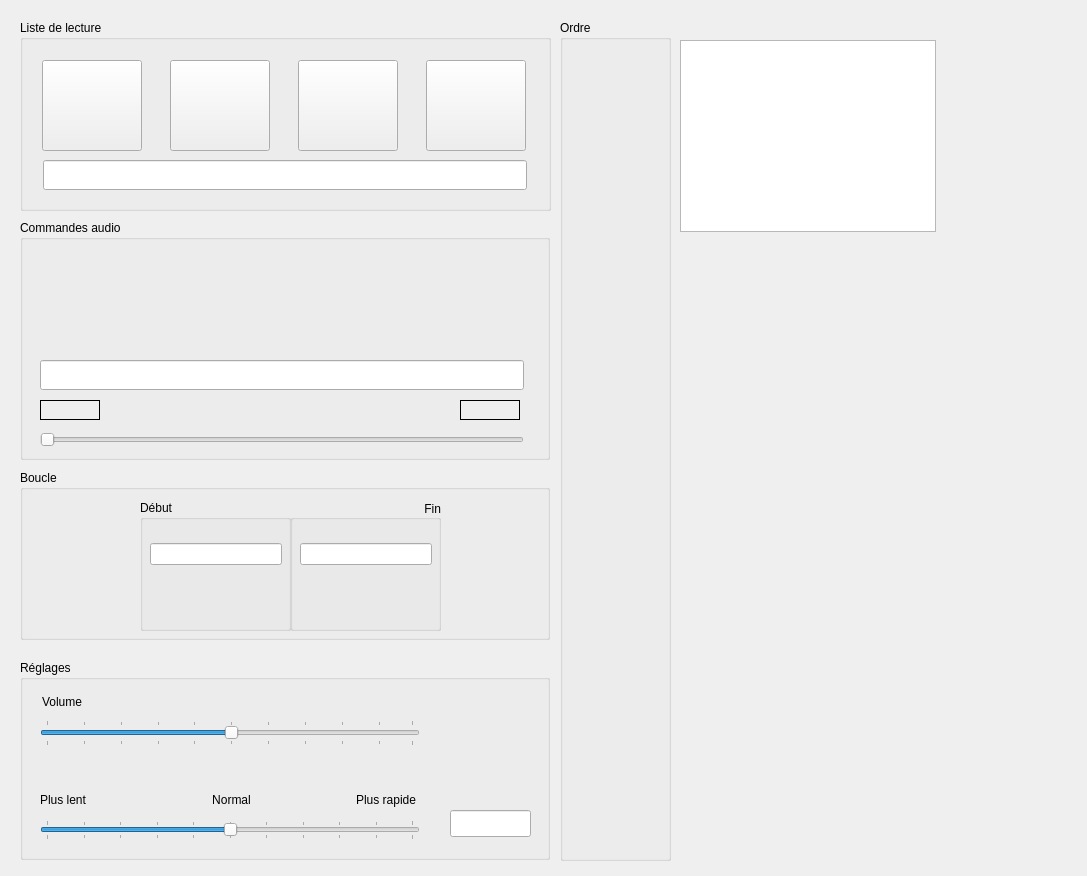
<?xml version="1.0" encoding="UTF-8"?>
<ui version="4.0">
 <class>LecteurAudio</class>
 <widget class="QWidget" name="LecteurAudio">
  <property name="geometry">
   <rect>
    <x>0</x>
    <y>0</y>
    <width>1087</width>
    <height>876</height>
   </rect>
  </property>
  <property name="windowTitle">
   <string>Form</string>
  </property>
  <widget class="QGroupBox" name="groupBoxBoucle">
   <property name="geometry">
    <rect>
     <x>20</x>
     <y>470</y>
     <width>530</width>
     <height>170</height>
    </rect>
   </property>
   <property name="minimumSize">
    <size>
     <width>530</width>
     <height>170</height>
    </size>
   </property>
   <property name="maximumSize">
    <size>
     <width>530</width>
     <height>170</height>
    </size>
   </property>
   <property name="title">
    <string>Boucle</string>
   </property>
   <widget class="QGroupBox" name="groupBoxDebut">
    <property name="geometry">
     <rect>
      <x>120</x>
      <y>30</y>
      <width>151</width>
      <height>131</height>
     </rect>
    </property>
    <property name="title">
     <string>Début</string>
    </property>
    <widget class="QWidget" name="layoutWidget">
     <property name="geometry">
      <rect>
       <x>10</x>
       <y>30</y>
       <width>132</width>
       <height>91</height>
      </rect>
     </property>
     <layout class="QGridLayout" name="gridLayoutA">
      <item row="0" column="0" colspan="2">
       <widget class="QLineEdit" name="lineEditTempsA">
        <property name="alignment">
         <set>Qt::AlignCenter</set>
        </property>
        <property name="readOnly">
         <bool>true</bool>
        </property>
       </widget>
      </item>
      <item row="1" column="0">
       <widget class="QPushButton" name="pushButtonMoinsA">
        <property name="text">
         <string/>
        </property>
        <property name="icon">
         <iconset resource="images.qrc">
          <normaloff>:/images/Apps-Dialog-Remove-icon.png</normaloff>:/images/Apps-Dialog-Remove-icon.png</iconset>
        </property>
        <property name="iconSize">
         <size>
          <width>50</width>
          <height>50</height>
         </size>
        </property>
        <property name="flat">
         <bool>true</bool>
        </property>
       </widget>
      </item>
      <item row="1" column="1">
       <widget class="QPushButton" name="pushButtonPlusA">
        <property name="text">
         <string/>
        </property>
        <property name="icon">
         <iconset resource="images.qrc">
          <normaloff>:/images/Apps-Dialog-Add-icon.png</normaloff>:/images/Apps-Dialog-Add-icon.png</iconset>
        </property>
        <property name="iconSize">
         <size>
          <width>50</width>
          <height>50</height>
         </size>
        </property>
        <property name="flat">
         <bool>true</bool>
        </property>
       </widget>
      </item>
     </layout>
    </widget>
   </widget>
   <widget class="QGroupBox" name="groupBoxFin">
    <property name="geometry">
     <rect>
      <x>270</x>
      <y>30</y>
      <width>151</width>
      <height>131</height>
     </rect>
    </property>
    <property name="title">
     <string>Fin</string>
    </property>
    <property name="alignment">
     <set>Qt::AlignRight|Qt::AlignTrailing|Qt::AlignVCenter</set>
    </property>
    <widget class="QWidget" name="layoutWidget">
     <property name="geometry">
      <rect>
       <x>10</x>
       <y>30</y>
       <width>132</width>
       <height>91</height>
      </rect>
     </property>
     <layout class="QGridLayout" name="gridLayoutB">
      <item row="1" column="0">
       <widget class="QPushButton" name="pushButtonMoinsB">
        <property name="text">
         <string/>
        </property>
        <property name="icon">
         <iconset resource="images.qrc">
          <normaloff>:/images/Apps-Dialog-Remove-icon.png</normaloff>:/images/Apps-Dialog-Remove-icon.png</iconset>
        </property>
        <property name="iconSize">
         <size>
          <width>50</width>
          <height>50</height>
         </size>
        </property>
        <property name="flat">
         <bool>true</bool>
        </property>
       </widget>
      </item>
      <item row="1" column="1">
       <widget class="QPushButton" name="pushButtonPlusB">
        <property name="text">
         <string/>
        </property>
        <property name="icon">
         <iconset resource="images.qrc">
          <normaloff>:/images/Apps-Dialog-Add-icon.png</normaloff>:/images/Apps-Dialog-Add-icon.png</iconset>
        </property>
        <property name="iconSize">
         <size>
          <width>50</width>
          <height>50</height>
         </size>
        </property>
        <property name="flat">
         <bool>true</bool>
        </property>
       </widget>
      </item>
      <item row="0" column="0" colspan="2">
       <widget class="QLineEdit" name="lineEditTempsB">
        <property name="alignment">
         <set>Qt::AlignCenter</set>
        </property>
        <property name="readOnly">
         <bool>true</bool>
        </property>
       </widget>
      </item>
     </layout>
    </widget>
   </widget>
   <widget class="QPushButton" name="pushButtonJalonB">
    <property name="geometry">
     <rect>
      <x>420</x>
      <y>50</y>
      <width>112</width>
      <height>106</height>
     </rect>
    </property>
    <property name="text">
     <string/>
    </property>
    <property name="icon">
     <iconset resource="images.qrc">
      <normaloff>:/images/jalonB.png</normaloff>:/images/jalonB.png</iconset>
    </property>
    <property name="iconSize">
     <size>
      <width>100</width>
      <height>100</height>
     </size>
    </property>
    <property name="flat">
     <bool>true</bool>
    </property>
   </widget>
   <widget class="QPushButton" name="pushButtonJalonA">
    <property name="geometry">
     <rect>
      <x>0</x>
      <y>50</y>
      <width>112</width>
      <height>106</height>
     </rect>
    </property>
    <property name="text">
     <string/>
    </property>
    <property name="icon">
     <iconset resource="images.qrc">
      <normaloff>:/images/jalonA.png</normaloff>:/images/jalonA.png</iconset>
    </property>
    <property name="iconSize">
     <size>
      <width>100</width>
      <height>100</height>
     </size>
    </property>
    <property name="flat">
     <bool>true</bool>
    </property>
   </widget>
  </widget>
  <widget class="QGroupBox" name="groupBoxReglage">
   <property name="geometry">
    <rect>
     <x>20</x>
     <y>660</y>
     <width>530</width>
     <height>200</height>
    </rect>
   </property>
   <property name="minimumSize">
    <size>
     <width>530</width>
     <height>200</height>
    </size>
   </property>
   <property name="maximumSize">
    <size>
     <width>530</width>
     <height>200</height>
    </size>
   </property>
   <property name="title">
    <string>Réglages</string>
   </property>
   <widget class="QPushButton" name="pushButtonSon">
    <property name="geometry">
     <rect>
      <x>420</x>
      <y>20</y>
      <width>92</width>
      <height>86</height>
     </rect>
    </property>
    <property name="minimumSize">
     <size>
      <width>80</width>
      <height>80</height>
     </size>
    </property>
    <property name="text">
     <string/>
    </property>
    <property name="icon">
     <iconset resource="images.qrc">
      <normaloff>:/images/sound-Off.png</normaloff>:/images/sound-Off.png</iconset>
    </property>
    <property name="iconSize">
     <size>
      <width>80</width>
      <height>80</height>
     </size>
    </property>
    <property name="flat">
     <bool>true</bool>
    </property>
   </widget>
   <widget class="QSlider" name="horizontalSliderVolume">
    <property name="geometry">
     <rect>
      <x>20</x>
      <y>60</y>
      <width>380</width>
      <height>26</height>
     </rect>
    </property>
    <property name="sliderPosition">
     <number>50</number>
    </property>
    <property name="orientation">
     <enum>Qt::Horizontal</enum>
    </property>
    <property name="tickPosition">
     <enum>QSlider::TicksBothSides</enum>
    </property>
    <property name="tickInterval">
     <number>10</number>
    </property>
   </widget>
   <widget class="QSlider" name="horizontalSliderVitesse">
    <property name="geometry">
     <rect>
      <x>20</x>
      <y>160</y>
      <width>380</width>
      <height>20</height>
     </rect>
    </property>
    <property name="layoutDirection">
     <enum>Qt::LeftToRight</enum>
    </property>
    <property name="maximum">
     <number>100</number>
    </property>
    <property name="singleStep">
     <number>0</number>
    </property>
    <property name="value">
     <number>50</number>
    </property>
    <property name="sliderPosition">
     <number>50</number>
    </property>
    <property name="tracking">
     <bool>false</bool>
    </property>
    <property name="orientation">
     <enum>Qt::Horizontal</enum>
    </property>
    <property name="tickPosition">
     <enum>QSlider::TicksBothSides</enum>
    </property>
    <property name="tickInterval">
     <number>10</number>
    </property>
   </widget>
   <widget class="QLabel" name="label">
    <property name="geometry">
     <rect>
      <x>22</x>
      <y>32</y>
      <width>50</width>
      <height>19</height>
     </rect>
    </property>
    <property name="text">
     <string>Volume</string>
    </property>
   </widget>
   <widget class="QLabel" name="label_2">
    <property name="geometry">
     <rect>
      <x>20</x>
      <y>130</y>
      <width>63</width>
      <height>19</height>
     </rect>
    </property>
    <property name="text">
     <string>Plus lent</string>
    </property>
   </widget>
   <widget class="QLineEdit" name="lineEditVitesse">
    <property name="geometry">
     <rect>
      <x>430</x>
      <y>150</y>
      <width>81</width>
      <height>27</height>
     </rect>
    </property>
    <property name="alignment">
     <set>Qt::AlignCenter</set>
    </property>
    <property name="readOnly">
     <bool>true</bool>
    </property>
   </widget>
   <widget class="QLabel" name="label_3">
    <property name="geometry">
     <rect>
      <x>315</x>
      <y>130</y>
      <width>81</width>
      <height>20</height>
     </rect>
    </property>
    <property name="text">
     <string>Plus rapide</string>
    </property>
    <property name="alignment">
     <set>Qt::AlignRight|Qt::AlignTrailing|Qt::AlignVCenter</set>
    </property>
   </widget>
   <widget class="QLabel" name="label_4">
    <property name="geometry">
     <rect>
      <x>180</x>
      <y>130</y>
      <width>63</width>
      <height>19</height>
     </rect>
    </property>
    <property name="text">
     <string>Normal</string>
    </property>
    <property name="alignment">
     <set>Qt::AlignCenter</set>
    </property>
   </widget>
  </widget>
  <widget class="QListWidget" name="listWidgetListeLecture">
   <property name="geometry">
    <rect>
     <x>680</x>
     <y>40</y>
     <width>256</width>
     <height>192</height>
    </rect>
   </property>
   <property name="font">
    <font>
     <pointsize>14</pointsize>
    </font>
   </property>
  </widget>
  <widget class="QGroupBox" name="groupBoxListeLecture">
   <property name="geometry">
    <rect>
     <x>20</x>
     <y>20</y>
     <width>531</width>
     <height>191</height>
    </rect>
   </property>
   <property name="title">
    <string>Liste de lecture</string>
   </property>
   <widget class="QLineEdit" name="lineEditListeLecture">
    <property name="geometry">
     <rect>
      <x>23</x>
      <y>140</y>
      <width>484</width>
      <height>30</height>
     </rect>
    </property>
    <property name="minimumSize">
     <size>
      <width>484</width>
      <height>30</height>
     </size>
    </property>
    <property name="maximumSize">
     <size>
      <width>484</width>
      <height>30</height>
     </size>
    </property>
    <property name="readOnly">
     <bool>true</bool>
    </property>
   </widget>
   <widget class="QWidget" name="layoutWidget_2">
    <property name="geometry">
     <rect>
      <x>0</x>
      <y>40</y>
      <width>531</width>
      <height>91</height>
     </rect>
    </property>
    <layout class="QHBoxLayout" name="horizontalLayout_3">
     <item>
      <widget class="QPushButton" name="pushButtonNouvelle">
       <property name="maximumSize">
        <size>
         <width>100</width>
         <height>100</height>
        </size>
       </property>
       <property name="toolTip">
        <string>&lt;html&gt;&lt;head/&gt;&lt;body&gt;&lt;p&gt;Nouvelle Liste de lecture&lt;/p&gt;&lt;/body&gt;&lt;/html&gt;</string>
       </property>
       <property name="toolTipDuration">
        <number>3</number>
       </property>
       <property name="text">
        <string/>
       </property>
       <property name="icon">
        <iconset resource="images.qrc">
         <normaloff>:/images/Nouvelle.png</normaloff>:/images/Nouvelle.png</iconset>
       </property>
       <property name="iconSize">
        <size>
         <width>80</width>
         <height>80</height>
        </size>
       </property>
      </widget>
     </item>
     <item>
      <widget class="QPushButton" name="pushButtonAjouter">
       <property name="maximumSize">
        <size>
         <width>100</width>
         <height>100</height>
        </size>
       </property>
       <property name="toolTip">
        <string>&lt;html&gt;&lt;head/&gt;&lt;body&gt;&lt;p&gt;Ajout de chansons&lt;/p&gt;&lt;/body&gt;&lt;/html&gt;</string>
       </property>
       <property name="toolTipDuration">
        <number>3</number>
       </property>
       <property name="text">
        <string/>
       </property>
       <property name="icon">
        <iconset resource="images.qrc">
         <normaloff>:/images/Ajouter.png</normaloff>:/images/Ajouter.png</iconset>
       </property>
       <property name="iconSize">
        <size>
         <width>80</width>
         <height>80</height>
        </size>
       </property>
      </widget>
     </item>
     <item>
      <widget class="QPushButton" name="pushButtonOuvrir">
       <property name="maximumSize">
        <size>
         <width>100</width>
         <height>100</height>
        </size>
       </property>
       <property name="toolTip">
        <string>&lt;html&gt;&lt;head/&gt;&lt;body&gt;&lt;p&gt;Ouverture d'une liste de lecture&lt;/p&gt;&lt;/body&gt;&lt;/html&gt;</string>
       </property>
       <property name="toolTipDuration">
        <number>3</number>
       </property>
       <property name="text">
        <string/>
       </property>
       <property name="icon">
        <iconset resource="images.qrc">
         <normaloff>:/images/Ouvrir.png</normaloff>:/images/Ouvrir.png</iconset>
       </property>
       <property name="iconSize">
        <size>
         <width>80</width>
         <height>80</height>
        </size>
       </property>
      </widget>
     </item>
     <item>
      <widget class="QPushButton" name="pushButtonEnregistrer">
       <property name="maximumSize">
        <size>
         <width>100</width>
         <height>100</height>
        </size>
       </property>
       <property name="toolTip">
        <string>&lt;html&gt;&lt;head/&gt;&lt;body&gt;&lt;p&gt;Enregistrement de la liste de lecture&lt;/p&gt;&lt;/body&gt;&lt;/html&gt;</string>
       </property>
       <property name="toolTipDuration">
        <number>3</number>
       </property>
       <property name="text">
        <string/>
       </property>
       <property name="icon">
        <iconset resource="images.qrc">
         <normaloff>:/images/Enregistrer.png</normaloff>:/images/Enregistrer.png</iconset>
       </property>
       <property name="iconSize">
        <size>
         <width>80</width>
         <height>80</height>
        </size>
       </property>
      </widget>
     </item>
    </layout>
   </widget>
  </widget>
  <widget class="QGroupBox" name="groupBoxCommandes">
   <property name="geometry">
    <rect>
     <x>20</x>
     <y>220</y>
     <width>530</width>
     <height>240</height>
    </rect>
   </property>
   <property name="minimumSize">
    <size>
     <width>530</width>
     <height>240</height>
    </size>
   </property>
   <property name="maximumSize">
    <size>
     <width>530</width>
     <height>240</height>
    </size>
   </property>
   <property name="title">
    <string>Commandes audio</string>
   </property>
   <widget class="QLineEdit" name="lineEditTitre">
    <property name="geometry">
     <rect>
      <x>20</x>
      <y>140</y>
      <width>484</width>
      <height>30</height>
     </rect>
    </property>
    <property name="minimumSize">
     <size>
      <width>484</width>
      <height>30</height>
     </size>
    </property>
    <property name="maximumSize">
     <size>
      <width>484</width>
      <height>30</height>
     </size>
    </property>
    <property name="readOnly">
     <bool>true</bool>
    </property>
   </widget>
   <widget class="QSlider" name="horizontalSliderProgression">
    <property name="geometry">
     <rect>
      <x>20</x>
      <y>210</y>
      <width>484</width>
      <height>20</height>
     </rect>
    </property>
    <property name="minimumSize">
     <size>
      <width>484</width>
      <height>20</height>
     </size>
    </property>
    <property name="maximumSize">
     <size>
      <width>484</width>
      <height>20</height>
     </size>
    </property>
    <property name="mouseTracking">
     <bool>true</bool>
    </property>
    <property name="orientation">
     <enum>Qt::Horizontal</enum>
    </property>
    <property name="invertedControls">
     <bool>false</bool>
    </property>
   </widget>
   <widget class="QLabel" name="labelDuree">
    <property name="geometry">
     <rect>
      <x>440</x>
      <y>180</y>
      <width>60</width>
      <height>20</height>
     </rect>
    </property>
    <property name="minimumSize">
     <size>
      <width>60</width>
      <height>20</height>
     </size>
    </property>
    <property name="maximumSize">
     <size>
      <width>60</width>
      <height>20</height>
     </size>
    </property>
    <property name="autoFillBackground">
     <bool>true</bool>
    </property>
    <property name="frameShape">
     <enum>QFrame::Box</enum>
    </property>
    <property name="text">
     <string/>
    </property>
    <property name="alignment">
     <set>Qt::AlignRight|Qt::AlignTrailing|Qt::AlignVCenter</set>
    </property>
   </widget>
   <widget class="QLabel" name="labelCourant">
    <property name="geometry">
     <rect>
      <x>20</x>
      <y>180</y>
      <width>60</width>
      <height>20</height>
     </rect>
    </property>
    <property name="minimumSize">
     <size>
      <width>60</width>
      <height>20</height>
     </size>
    </property>
    <property name="maximumSize">
     <size>
      <width>60</width>
      <height>20</height>
     </size>
    </property>
    <property name="font">
     <font>
      <pointsize>9</pointsize>
     </font>
    </property>
    <property name="autoFillBackground">
     <bool>true</bool>
    </property>
    <property name="frameShape">
     <enum>QFrame::Box</enum>
    </property>
    <property name="text">
     <string/>
    </property>
    <property name="alignment">
     <set>Qt::AlignLeading|Qt::AlignLeft|Qt::AlignVCenter</set>
    </property>
   </widget>
   <widget class="QWidget" name="layoutWidget">
    <property name="geometry">
     <rect>
      <x>0</x>
      <y>20</y>
      <width>531</width>
      <height>122</height>
     </rect>
    </property>
    <layout class="QHBoxLayout" name="horizontalLayout">
     <item>
      <widget class="QPushButton" name="pushButtonRetour">
       <property name="minimumSize">
        <size>
         <width>120</width>
         <height>120</height>
        </size>
       </property>
       <property name="maximumSize">
        <size>
         <width>120</width>
         <height>120</height>
        </size>
       </property>
       <property name="text">
        <string/>
       </property>
       <property name="icon">
        <iconset resource="images.qrc">
         <normaloff>:/images/Actions-media-seek-backward-icon.png</normaloff>:/images/Actions-media-seek-backward-icon.png</iconset>
       </property>
       <property name="iconSize">
        <size>
         <width>100</width>
         <height>100</height>
        </size>
       </property>
       <property name="flat">
        <bool>true</bool>
       </property>
      </widget>
     </item>
     <item>
      <widget class="QPushButton" name="pushButtonLecture">
       <property name="minimumSize">
        <size>
         <width>120</width>
         <height>120</height>
        </size>
       </property>
       <property name="maximumSize">
        <size>
         <width>120</width>
         <height>120</height>
        </size>
       </property>
       <property name="text">
        <string/>
       </property>
       <property name="icon">
        <iconset resource="images.qrc">
         <normaloff>:/images/Actions-media-playback-start-icon.png</normaloff>:/images/Actions-media-playback-start-icon.png</iconset>
       </property>
       <property name="iconSize">
        <size>
         <width>100</width>
         <height>100</height>
        </size>
       </property>
       <property name="flat">
        <bool>true</bool>
       </property>
      </widget>
     </item>
     <item>
      <widget class="QPushButton" name="pushButtonStop">
       <property name="maximumSize">
        <size>
         <width>120</width>
         <height>120</height>
        </size>
       </property>
       <property name="text">
        <string/>
       </property>
       <property name="icon">
        <iconset resource="images.qrc">
         <normaloff>:/images/Actions-media-playback-stop-icon.png</normaloff>:/images/Actions-media-playback-stop-icon.png</iconset>
       </property>
       <property name="iconSize">
        <size>
         <width>100</width>
         <height>100</height>
        </size>
       </property>
       <property name="flat">
        <bool>true</bool>
       </property>
      </widget>
     </item>
     <item>
      <widget class="QPushButton" name="pushButtonAvance">
       <property name="minimumSize">
        <size>
         <width>120</width>
         <height>120</height>
        </size>
       </property>
       <property name="maximumSize">
        <size>
         <width>120</width>
         <height>120</height>
        </size>
       </property>
       <property name="text">
        <string/>
       </property>
       <property name="icon">
        <iconset resource="images.qrc">
         <normaloff>:/images/Actions-media-seek-forward-icon.png</normaloff>:/images/Actions-media-seek-forward-icon.png</iconset>
       </property>
       <property name="iconSize">
        <size>
         <width>100</width>
         <height>100</height>
        </size>
       </property>
       <property name="flat">
        <bool>true</bool>
       </property>
      </widget>
     </item>
    </layout>
   </widget>
  </widget>
  <widget class="QGroupBox" name="groupBoxOrdre">
   <property name="geometry">
    <rect>
     <x>560</x>
     <y>20</y>
     <width>111</width>
     <height>841</height>
    </rect>
   </property>
   <property name="title">
    <string>Ordre</string>
   </property>
   <widget class="QWidget" name="layoutWidget_3">
    <property name="geometry">
     <rect>
      <x>10</x>
      <y>30</y>
      <width>94</width>
      <height>272</height>
     </rect>
    </property>
    <layout class="QVBoxLayout" name="verticalLayout">
     <item>
      <widget class="QPushButton" name="pushButtonMonter">
       <property name="text">
        <string/>
       </property>
       <property name="icon">
        <iconset resource="images.qrc">
         <normaloff>:/images/Apps-Go-Up-icon.png</normaloff>:/images/Apps-Go-Up-icon.png</iconset>
       </property>
       <property name="iconSize">
        <size>
         <width>80</width>
         <height>80</height>
        </size>
       </property>
       <property name="flat">
        <bool>true</bool>
       </property>
      </widget>
     </item>
     <item>
      <widget class="QPushButton" name="pushButtonDescendre">
       <property name="text">
        <string/>
       </property>
       <property name="icon">
        <iconset resource="images.qrc">
         <normaloff>:/images/Apps-Go-Down-icon.png</normaloff>:/images/Apps-Go-Down-icon.png</iconset>
       </property>
       <property name="iconSize">
        <size>
         <width>80</width>
         <height>80</height>
        </size>
       </property>
       <property name="flat">
        <bool>true</bool>
       </property>
      </widget>
     </item>
     <item>
      <widget class="QPushButton" name="pushButtonSupprimer">
       <property name="text">
        <string/>
       </property>
       <property name="icon">
        <iconset resource="images.qrc">
         <normaloff>:/images/Actions-edit-delete-icon.png</normaloff>:/images/Actions-edit-delete-icon.png</iconset>
       </property>
       <property name="iconSize">
        <size>
         <width>80</width>
         <height>80</height>
        </size>
       </property>
       <property name="flat">
        <bool>true</bool>
       </property>
      </widget>
     </item>
    </layout>
   </widget>
   <widget class="QWidget" name="">
    <property name="geometry">
     <rect>
      <x>10</x>
      <y>560</y>
      <width>94</width>
      <height>272</height>
     </rect>
    </property>
    <layout class="QVBoxLayout" name="verticalLayout_2">
     <item>
      <widget class="QPushButton" name="pushButtonAleatoire">
       <property name="text">
        <string/>
       </property>
       <property name="icon">
        <iconset resource="images.qrc">
         <normaloff>:/images/iconVertAleatoire.png</normaloff>:/images/iconVertAleatoire.png</iconset>
       </property>
       <property name="iconSize">
        <size>
         <width>80</width>
         <height>80</height>
        </size>
       </property>
       <property name="flat">
        <bool>true</bool>
       </property>
      </widget>
     </item>
     <item>
      <widget class="QPushButton" name="pushButtonBoucle">
       <property name="text">
        <string/>
       </property>
       <property name="icon">
        <iconset resource="images.qrc">
         <normaloff>:/images/iconVertBoucle.png</normaloff>:/images/iconVertBoucle.png</iconset>
       </property>
       <property name="iconSize">
        <size>
         <width>80</width>
         <height>80</height>
        </size>
       </property>
       <property name="flat">
        <bool>true</bool>
       </property>
      </widget>
     </item>
     <item>
      <widget class="QPushButton" name="pushButtonSeqentiel">
       <property name="text">
        <string/>
       </property>
       <property name="icon">
        <iconset resource="images.qrc">
         <normaloff>:/images/iconVertSequentiel.png</normaloff>:/images/iconVertSequentiel.png</iconset>
       </property>
       <property name="iconSize">
        <size>
         <width>80</width>
         <height>80</height>
        </size>
       </property>
       <property name="flat">
        <bool>true</bool>
       </property>
      </widget>
     </item>
    </layout>
   </widget>
  </widget>
 </widget>
 <resources>
  <include location="images.qrc"/>
 </resources>
 <connections/>
</ui>
